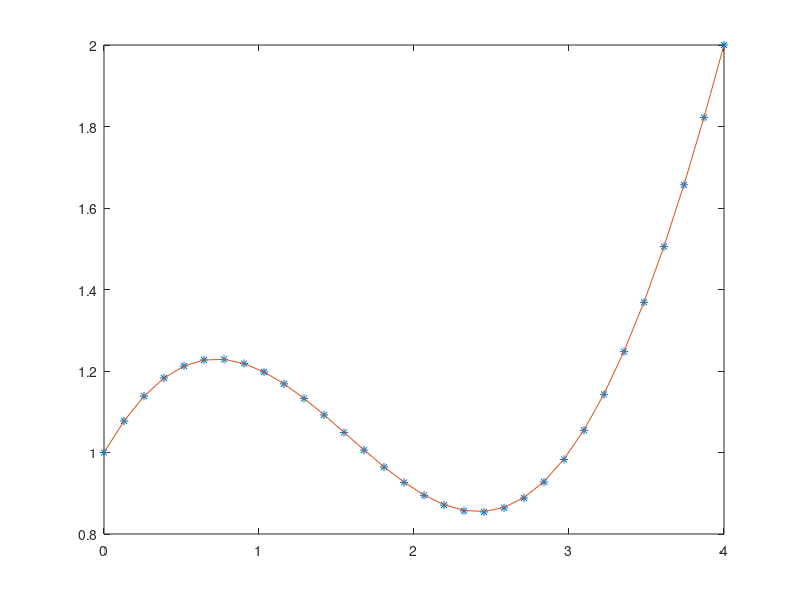

MATLAB code to generate this figure:
% Calcula una aproximación por diferencias finitas centradas del 
% PVF: x''(t) = r(t), t en [a,b],  x(a) = alpha, x(b) = beta
% Datos del problema
a = 0; b = 4; 
alpha = 1; beta = 2;
r = @(t) -cos(t);     % Función r(t) (evaluable sobre vectores)
% Definimos la discretización
N = 30;               % Número de nodos interiores (ha de ser >2)
h = (b-a)/(N+1); 
t = linspace(a,b,N+2);% Nodos, incluidos a y b
% Definición de la matriz de coeficientes
aux = ones(N,1)/h^2;
A = spdiags([aux -2*aux aux],[-1 0 1],N,N);
% Definición del vector de términos independientes
tint = (t(2:N+1))';   % Lista de N nodos interiores    
rhs = r(tint);        % rhs será el término independiente
rhs(1) = rhs(1)-alpha/h^2;
rhs(N) = rhs(N)-beta/h^2;
% Resolución del sistema
y = A\rhs;  
% Representación de la solución numérica y la exacta
y = [alpha; y; beta];
plot(t,y,'*',t,alpha -1+(beta-cos(4))*t/4+cos(t))